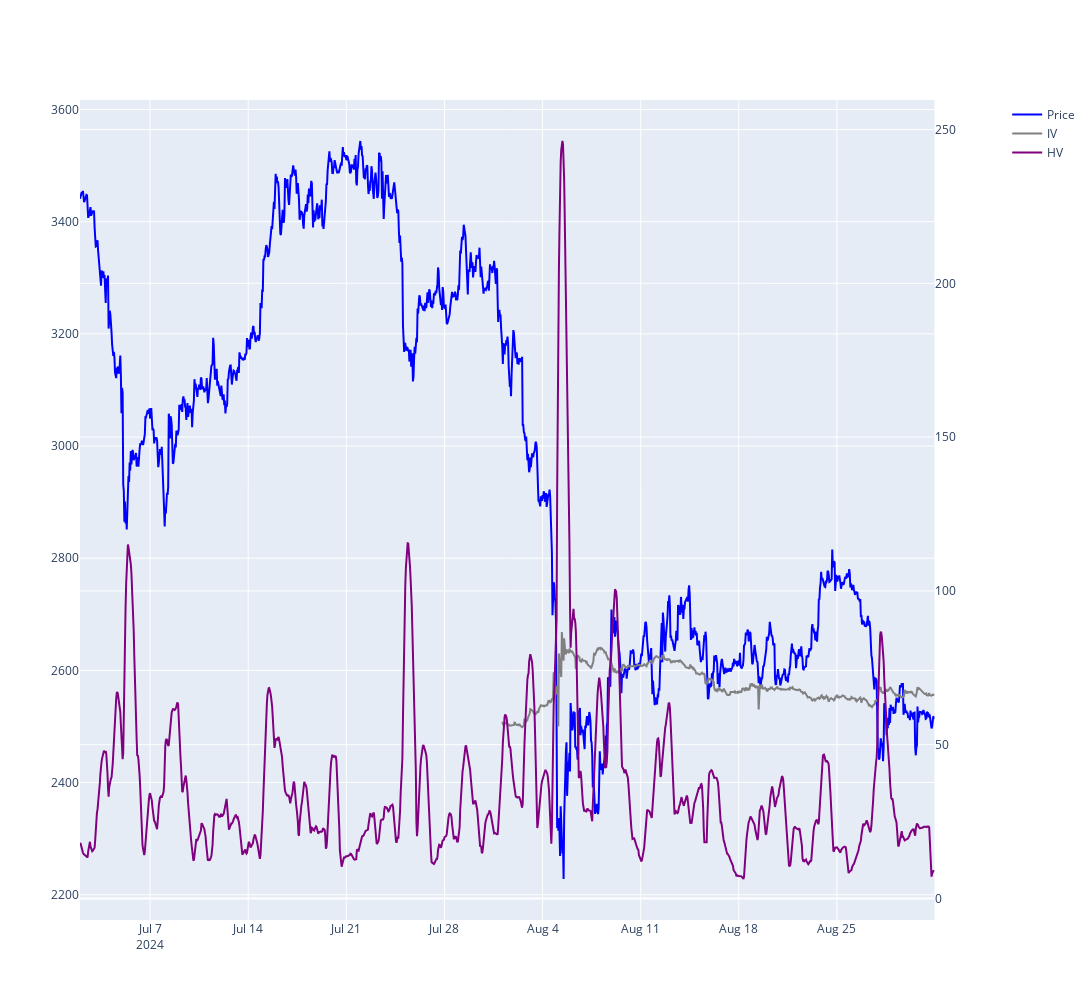

Here is the notebook cell this chart was saved with:
### Code cell
fig = make_subplots(
    rows=1,
    cols=1,
    shared_xaxes=True,
    vertical_spacing=0.05,
    subplot_titles=(""),
    specs=[[{"secondary_y": True}]],
)

fig.add_trace(
    go.Scatter(
        x=res_1h.index,
        y=res_1h.price,
        mode="lines",
        name="Price",
        marker=dict(color="blue"),
    )
)

fig.add_trace(
    go.Scatter(
        x=bvol_1h.index[-len(res_1h) - 2 : -2],
        y=bvol_1h.bvol,
        mode="lines",
        name="IV",
        marker=dict(color="grey"),
    ),
    secondary_y=True,
)

fig.add_trace(
    go.Scatter(
        x=res_1h.index,
        y=hv_1h[-len(res_1h) :],
        mode="lines",
        name="HV",
        marker=dict(color="purple"),
    ),
    secondary_y=True,
)

fig.update_layout(
    height=1000,
    width=1600,
)

fig.show()

### Figure 1 — Plotly figure (JSON) as saved in the notebook; plotly's stock layout.template omitted (floating-point values rounded to 4 significant figures; data arrays with more than 128 entries replaced by an {"elided": "..."} marker saying what was removed)
{"data": [{"marker": {"color": "blue"}, "mode": "lines", "name": "Price", "type": "scatter", "x": {"elided": "1464 str values"}, "y": {"elided": "1464 float values"}}, {"marker": {"color": "grey"}, "mode": "lines", "name": "IV", "type": "scatter", "x": {"elided": "742 str values"}, "xaxis": "x", "y": {"elided": "744 float values"}, "yaxis": "y2"}, {"marker": {"color": "purple"}, "mode": "lines", "name": "HV", "type": "scatter", "x": {"elided": "1464 str values"}, "xaxis": "x", "y": {"elided": "1464 float values"}, "yaxis": "y2"}], "layout": {"height": 1000, "width": 1600, "xaxis": {"anchor": "y", "domain": [0, 0.94]}, "yaxis": {"anchor": "x", "domain": [0, 1]}, "yaxis2": {"anchor": "x", "overlaying": "y", "side": "right"}}}
